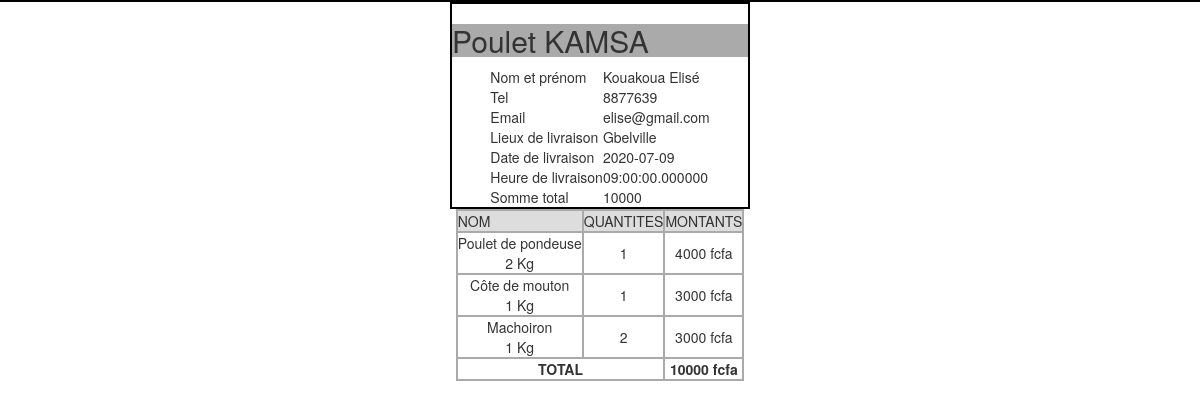
The app's page /administration/facture.php?id_com=90 with its own data.
### tables this page shows
CREATE TABLE IF NOT EXISTS `commandes` (
  `id_com` int(10) NOT NULL AUTO_INCREMENT,
  `id_cli` int(10) NOT NULL,
  `lieux_liv` text NOT NULL,
  `date_liv` date NOT NULL,
  `heure_liv` time(6) NOT NULL,
  `keys_pro` text NOT NULL,
  `qtes_pro` text NOT NULL,
  `prix_total` int(11) NOT NULL,
  `date_valid` datetime(6) DEFAULT NULL,
  PRIMARY KEY (`id_com`)
);

CREATE TABLE IF NOT EXISTS `clients` (
  `id_cli` int(10) NOT NULL AUTO_INCREMENT,
  `nom_cli` varchar(50) NOT NULL,
  `prenom_cli` varchar(50) NOT NULL,
  `email_cli` varchar(50) NOT NULL,
  `pass_cli` varchar(20) NOT NULL,
  `adresse_cli` text NOT NULL,
  `tel_cli` int(13) NOT NULL,
  `date_inscription` datetime NOT NULL,
  `date_connexion` datetime DEFAULT NULL,
  PRIMARY KEY (`id_cli`)
);

CREATE TABLE IF NOT EXISTS `produits` (
  `id_pro` int(11) NOT NULL AUTO_INCREMENT,
  `image_pro` varchar(50) NOT NULL,
  `nom_pro` varchar(50) NOT NULL,
  `chemin_desti` varchar(60) NOT NULL,
  `inter_poids` varchar(50) NOT NULL,
  `prix` varchar(50) NOT NULL,
  `stock` varchar(100) NOT NULL,
  `info_pro` text NOT NULL,
  `binaire` blob NOT NULL,
  `date_modif` date NOT NULL,
  PRIMARY KEY (`id_pro`)
);

### administration/bdd.php (called while the page is built, shortened)
<?php
	class BDD{
		private $serveur='localhost';
		private $baseDeDonnee='kafissa';
		private $utilisateur='root';
		private $motDePasse='';
		private $connexion;
		public function __construct($serveur=NULL, $baseDeDonnee=NULL, $utilisateur=NULL, $motDePasse=NULL){
			try{
			$this->connexion=new PDO('mysql:host='.$this->serveur.';dbname='.$this->baseDeDonnee.'; charset=utf8',$this->utilisateur,$this->motDePasse);
			}catch(Exception $e){
				echo "ERREUR de connexion à la base de donnée : ".$e->getMessage();
			}
		}
		public function requetes($sql=NULL, $variable=array()){
			$req=$this->connexion->prepare($sql);
			$req->execute($variable);
			return $req;
		}
	}
	function verifierDonne($donne){
		$donne=trim($donne);
		$donne=stripslashes($donne);
		$donne=strip_tags($donne);
		$donne=htmlspecialchars($donne);
		return $donne;
	}
?>

### administration/facture.php (the view, shortened to what this page needs)
<?php
include('bdd.php');
	$bdd=new BDD();
	$id=verifierDonne($_GET['id_com']);
	$reqInfo='SELECT cli.id_cli id_cli, cli.nom_cli nom,
				cli.prenom_cli prenom, cli.tel_cli tel,
				cli.email_cli email, com.id_cli comIdCli,
				com.id_com id_com, com.lieux_liv lieux_liv,
				com.date_liv date_liv, com.heure_liv heure_liv,
				com.date_liv date_liv, com.heure_liv heure_liv,
				com.keys_pro keyss, com.qtes_pro qtes,
				com.prix_total prixTotal
				FROM commandes AS com, clients AS cli WHERE com.id_cli = cli.id_cli AND com.id_com = ?';
	$variableInfo=array($id);
	$req=$bdd->requetes($reqInfo,$variableInfo);
	$donnee=$req->fetch();
	$pKeys=explode(',',$donnee['keyss']);
	$pQte=explode(',',$donnee['qtes']);
?>
<!doctype html>
<html lang="fr">
  <head>
	<link rel="stylesheet" href="../public/css/style.css">
    <link rel="stylesheet" href="../public/css/bootstrap.css">
  </head>
  <body >
		<div class="div12">
			<div>
					<table class="tab">
						<tr ><h2 style="background-color:#AAA;">Poulet KAMSA</h2>
						</tr>
						<tr>
							<td>Nom et prénom</td>
							<td><?=$donnee['nom']?> <?=$donnee['prenom']?> </td>
						</tr>
						<tr>
							<td>Tel</td>
							<td><?=$donnee['tel']?></td>
						</tr>
						<tr>
							<td>Email</td>
							<td><?=$donnee['email']?></td>
						</tr>
						<tr>
							<td>Lieux de livraison</td>
							<td><?=$donnee['lieux_liv']?></td>
						</tr>
						<tr>
							<td>Date de livraison</td>
							<td><?=$donnee['date_liv']?></td>
						</tr>
						<tr>
							<td>Heure de livraison</td>
							<td><?=$donnee['heure_liv']?></td>
						</tr>
						<tr>
							<td>Somme total</td>
							<td><?=$donnee['prixTotal']?></td>
						</tr>
					</table>
			</div>
		</div>
 <table class="facture">
			<thead>
				<th> NOM</th>
				<th> QUANTITES</th>
				<th> MONTANTS</th>
			</thead>
			<tbody>
			<?php
			$total=0;
			for($i=0;$i<sizeof($pKeys);$i++){
				$image_id=$pKeys[$i];
				$reqInfo1='SELECT image_pro, nom_pro, inter_poids, prix FROM produits WHERE id_pro=:image_id';
				$variableInfo1=array('image_id'=>$image_id);
				$req1=$bdd->requetes($reqInfo1,$variableInfo1);
				$donnee1=$req1->fetch();
			 ?>
				<tr>
					<td><?=$donnee1['nom_pro']?><br><?=$donnee1['inter_poids']?></td>
					<td><?=$qte=$pQte[$i]; ?> </td>
					<td><?=$total1=$donnee1['prix']*$qte;?> fcfa</td>
			<?php
				$total+=$total1;
			}
			?>
			</tbody>
			<tfoot>
				<td colspan="2">TOTAL </td>
				<td><strong> <?=$total?> fcfa</strong> </td>
			</tfoot>
		</table>
  </body>
</html>

### public/css/style.css (style rules this page uses)
table.facture { border: 2px solid #000000; text-align:center; }
table.facture td, table.facture th { border: 2px solid #AAAAAA; }
table.facture thead { background: #DDDDDD; }
table.facture thead th { font-weight: normal; }
table.facture tfoot { font-weight: bold; }
table { margin:auto; }

### administration/facture.php (style rules this page uses)
div { border:1px solid black; height:auto; }
.div12 { height:auto; margin:auto; width:300px; }

### records on screen
commandes: id_cli.nom_cli "Kouakoua", id_cli.prenom_cli "Elisé", id_cli.tel_cli "8877639", id_cli.email_cli "elise@gmail.com", lieux_liv "Gbelville", date_liv "2020-07-09", heure_liv "09:00:00.000000", prix_total "10000", qtes_pro "1", qtes_pro "2"
produits: nom_pro "Poulet de pondeuse", inter_poids "2 Kg", $total1=$donnee1['prix']*$qte "4000"
produits: nom_pro "Côte de mouton", inter_poids "1 Kg", $total1=$donnee1['prix']*$qte "3000"
produits: nom_pro "Machoiron", inter_poids "1 Kg", $total1=$donnee1['prix']*$qte "3000"

### other values on screen
$total "10000"
